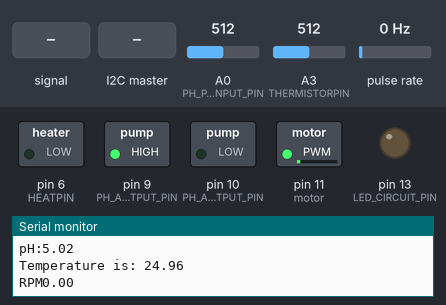
A sketch run on a simulated Arduino Uno, built with avr-gcc and run on an emulated ATmega328P. Shown: switched loads named in the sketch (green lamp = pin HIGH), output pins drawn as LEDs (lit = HIGH), the last lines printed to the serial monitor. Wiring (inferred from the names in the program): pulse sensor: data pin 2. Dashed ring = blinking. Inputs (shaded band) come from the test bench; at power-on: pulse rate 0 Hz, A3 (THERMISTORPIN) = 512, A0 (PH_PROBE_INPUT_PIN) = 512.

Above: at 2.2 s.
2.3 s: pulse rate (sensor on pin 2) set to 4 Hz
At 2.6 s:
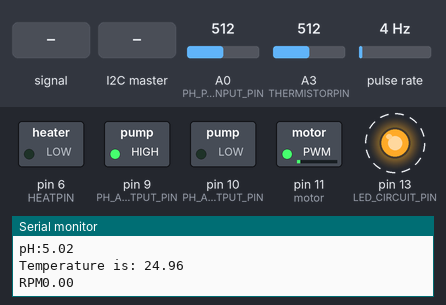
5.8 s: A0 (PH_PROBE_INPUT_PIN) fed a 200 Hz sine of ±460 counts around its level
At 9.6 s:
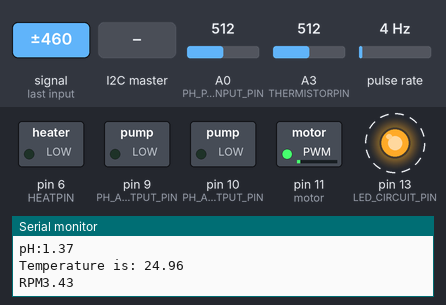
9.9 s: the I2C master sends the byte 1
At 10.6 s:
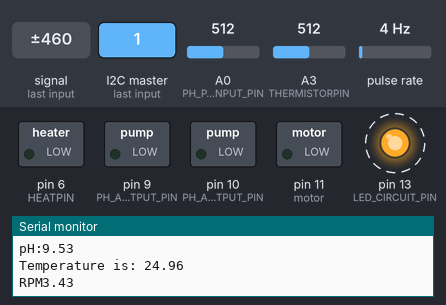
13.4 s: A3 (THERMISTORPIN) set to 570
At 14.6 s:
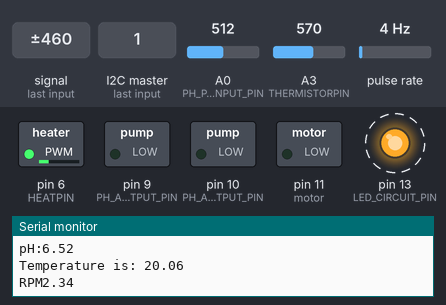
16.9 s: pulse rate (sensor on pin 2) set to 100 Hz
21.0 s: A3 (THERMISTORPIN) set to 511
Timing chart, 0 to 44.5 s (numbered marks = the images above; inputs shaded):
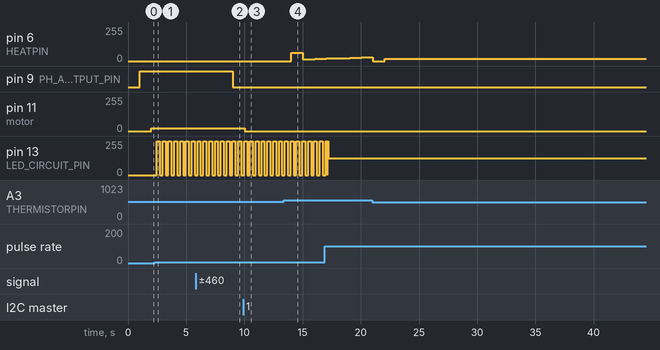

The sketch:

src.ino
```cpp
#include <Arduino.h>
#include <PID_v1.h>
#include <ArduinoJson.h>
#include <SoftwareSerial.h>
#include <Wire.h>

// pH System Definitions

#define PH_PROBE_INPUT_PIN A0
#define PH_ACID_PUMP_OUTPUT_PIN 9
#define PH_ALKALI_PUMP_OUTPUT_PIN 10

// End of pH System Definitions

// Heating System Definitions

#define THERMISTORPIN A3
#define HEATPIN 6

// End of Heating System Definitions

#define LED_CIRCUIT_PIN 13

//ESP-32  I2C Address

#define SLAVE_ADDR 9

//End I2C Address

// pH System Global Variables

double kp = 2.0, kd = 1.0;
double lastError = 0.0;
unsigned long lastTime = 0;

double currentPH, desiredPH = 5.0;

// End of pH System Global Variables

// Heating System Global Variables

const int fixed_res = 10000;
const float voltage_ref = 5;
const float supply_voltage = 5;
float thermistor_voltage;
float thermistor_resistance;
int therm_reading;
int analog_range = 1023;
float recorded_temperature = 0;
float req_temperature = 25.0;
float error;
int beta = 4067;
float tf = 25.00 + 273.15;
int rf = 10000;

// PID Control Variables
double setpoint = 25.0;
double input = 0.0;
double output = 0.0;

double kp_heat = 2.0;
double ki_heat = 5.0;
double kd_heat = 1.0;

PID heatingPID(&input, &output, &setpoint, kp_heat, ki_heat, kd_heat, DIRECT);

// End of Heating System Global Variables

// Stirring System Global Variables

const float rev = 70, mul = 0.857142857142;
const int mx = 1500, tmin = 571;
const byte encoder = 2, motor = 11, rot = 13;

long last = 0, curt, lasp = 0, curp, past = 0;
double freq = 0.0, tar = 0.0;
bool started;
double spd, tarf;

// End of Stirring System Global Variables


void setup() {
  pinMode(LED_CIRCUIT_PIN, OUTPUT);


  Wire.begin(SLAVE_ADDR);
  Wire.onRequest(requestEvent);
  Wire.onReceive(receiveEvent);
  Serial.begin(9600);

  Serial.println("Initialising...");

  initialisePH();
  initialiseHeating();
  initialiseStirring();

  Serial.println("Finished Initialising!");

  delay(1000);
}


void initialisePH() {
  pinMode(PH_ACID_PUMP_OUTPUT_PIN, OUTPUT);
  pinMode(PH_ALKALI_PUMP_OUTPUT_PIN, OUTPUT);

  digitalWrite(PH_ACID_PUMP_OUTPUT_PIN, LOW);
  digitalWrite(PH_ALKALI_PUMP_OUTPUT_PIN, LOW);
}


void initialiseHeating() {
  pinMode(THERMISTORPIN, INPUT);
  pinMode(HEATPIN, OUTPUT);

  // Initialize PID
  heatingPID.SetMode(AUTOMATIC);
}


void initialiseStirring() {
  pinMode(encoder, INPUT_PULLUP);
  pinMode(motor, OUTPUT);
  pinMode(rot, OUTPUT);
  attachInterrupt(digitalPinToInterrupt(encoder), upd, RISING);
  TCCR1A = 0b00000011;
  TCCR1B = 0b00000001;
}


void loop(void) {
  runPH();
  runHeating();
  runStirring();

  delay(1000);
}


void runPH() {
  currentPH = readPH();
  Serial.print("pH:"); Serial.println(currentPH/4);
  updatePumps(currentPH, desiredPH);
}


double readPH() {
  static double pH, voltage;
  static double totalVoltage = 0, numberOfVoltageReadings = 100;

  voltage = analogRead(PH_PROBE_INPUT_PIN) * (5.0 / 1023);

  pH = convertVoltageToPH(voltage);

  return pH;
}


double convertVoltageToPH(double voltage) {
  return 8.75 * voltage - 1.8;
}


bool updatePumps(double currentPH, double desiredPH) {
  if(abs(currentPH - desiredPH) > 0.5) {
    double error = desiredPH - currentPH;
    unsigned long currentTime = millis();
    double timeDifference = (currentTime - lastTime) / 1000.0;

    double derivative = (error - lastError) / timeDifference;
    int control = (kp * error) + (kd * derivative);

    if(control > 0) {
      digitalWrite(PH_ACID_PUMP_OUTPUT_PIN, LOW);
      digitalWrite(PH_ALKALI_PUMP_OUTPUT_PIN, HIGH);
    } else if(control < 0) {
      digitalWrite(PH_ACID_PUMP_OUTPUT_PIN, HIGH);
      digitalWrite(PH_ALKALI_PUMP_OUTPUT_PIN, LOW);
    } else {
      digitalWrite(PH_ACID_PUMP_OUTPUT_PIN, LOW);
      digitalWrite(PH_ALKALI_PUMP_OUTPUT_PIN, LOW);
    }
  } else {
    digitalWrite(PH_ACID_PUMP_OUTPUT_PIN, LOW);
    digitalWrite(PH_ALKALI_PUMP_OUTPUT_PIN, LOW);
  }

  /* DEBUGGING - Know if a voltage is being output.

  int readBase = ...;
  int readAcid = ...;

  float alk = analogRead(readBase);
  float aci = analogRead(readAlkali);

  float alkPass = alk * (5.0/1023.0);
  float aciPass = aci * (5.0/1023.0);

  Serial.println("\n-- Output --");
  Serial.println(alkPass);
  Serial.println(aciPass);*/
}


// Heating Subsystem

void runHeating() {
  therm_reading = analogRead(THERMISTORPIN);
  thermistor_voltage = (therm_reading * voltage_ref) / analog_range;
  thermistor_resistance = ((fixed_res * thermistor_voltage) / (supply_voltage - thermistor_voltage));
  recorded_temperature = calc_temp();

  input = recorded_temperature;
  heatingPID.Compute();

  analogWrite(HEATPIN, output);

  Serial.print("Temperature is: ");
  Serial.println(recorded_temperature);
}


double calc_temp(void) {
  return 1 / (((log(thermistor_resistance / rf)) / beta) +  1 / tf) - 273.15;
}


// Stirring Subsystem

void runStirring() {
  if (Serial.available() > 0) {
    String in = Serial.readStringUntil('\n');
    if (in == "start" || in == "change") {
      String val = Serial.readStringUntil('\n');
      tar = val.toDouble();
    }
    else if (in == "end") tar = 0;
    // else throw runtime_error("unsupported");
  }
  curt = micros();
  double dt = (curt - last) * 1e-6;
  if (started) {
    spd = freq * mul, tarf = (tar + 2307.5) / 9.6132;
    if (tar <= 560) tarf += (560 - tar) / 15.0;
    int vm = round(tarf);
    if (vm == 255) vm = 256;
    if (curt - last > 50000) {
      last = curt;
      Serial.print("RPM");Serial.println(spd);
    }
    vm = constrain(vm, 0, 1023);
    analogWrite(motor, vm);
    if (curt - curp > 50000) spd = freq = 0;
  }
  else started = 1;
}


void upd() {
  curp = micros();
  if (curp - lasp > tmin) {
    double dp = 1.0 * (curp - lasp);
    freq = 0.75 * freq + 250000.0 / dp;
    lasp = curp;
    digitalWrite(rot, digitalRead(rot) ^ 1);
  }
}


//Communication with ESP-32. Sends current readings to ESP32 and receives required readings
void requestEvent() {
  byte* tempPtr = (byte*)&recorded_temperature;
  byte* phPtr = (byte*)&currentPH;
  byte* stirringPtr = (byte*)&spd;

  for (int i = 0; i < sizeof(float); i++) Wire.write(tempPtr[i]);
  for (int i = 0; i < sizeof(float); i++) Wire.write(phPtr[i]);
  for (int i = 0; i < sizeof(float); i++) Wire.write(stirringPtr[i]);

  Serial.print("Sent to ESP - Temp: ");
  Serial.print(recorded_temperature);
  Serial.print(", pH: ");
  Serial.print(currentPH);
  Serial.print(", Stirring: ");
  Serial.println(spd);
}

void receiveEvent(int bytesReceived) {
  byte* tempPtr = (byte*)&req_temperature;
  byte* phPtr = (byte*)&desiredPH;
  byte* stirringPtr = (byte*)&tar;

  for (int i = 0; i < sizeof(float); i++) tempPtr[i] = Wire.read();
  for (int i = 0; i < sizeof(float); i++) phPtr[i] = Wire.read();
  for (int i = 0; i < sizeof(float); i++) stirringPtr[i] = Wire.read();


  Serial.print("Received from ESP - Temp: ");
  Serial.print(req_temperature);
  Serial.print(", pH: ");
  Serial.print(desiredPH);
  Serial.print(", Stirring: ");
  Serial.println(tar);
}
```

Measured:
- after the input at 2.3 s, pin 13 (LED_CIRCUIT_PIN): alternates 255/255 for 0.25 s and 0/255 for 0.25 s, starting after 0.18 s
- after the input at 5.8 s, pin 9 (PH_ACID_PUMP_OUTPUT_PIN): HIGH → LOW after 3.2 s
- after the input at 9.9 s, pin 9 (PH_ACID_PUMP_OUTPUT_PIN): stops changing and stays LOW; pin 10 (PH_ALKALI_PUMP_OUTPUT_PIN): stays LOW (without the input it goes to HIGH after 1.1 s); pin 11 (motor): 21/255 → 0/255 after 0.12 s
- after the input at 13.4 s, pin 6 (HEATPIN): 0/255 → 61/255 after 0.63 s, → 15/255 1.0 s later, → 17/255 1.0 s later
